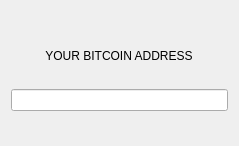
<?xml version="1.0" encoding="UTF-8"?>
<ui version="4.0">
 <class>recievebitcoin</class>
 <widget class="QDialog" name="recievebitcoin">
  <property name="geometry">
   <rect>
    <x>0</x>
    <y>0</y>
    <width>239</width>
    <height>128</height>
   </rect>
  </property>
  <property name="windowTitle">
   <string>Recieve Bitcoin</string>
  </property>
  <layout class="QGridLayout" name="gridLayout_3">
   <item row="0" column="0">
    <layout class="QGridLayout" name="gridLayout">
     <item row="0" column="0" colspan="3">
      <widget class="QFrame" name="frame">
       <property name="frameShape">
        <enum>QFrame::NoFrame</enum>
       </property>
       <property name="frameShadow">
        <enum>QFrame::Raised</enum>
       </property>
       <layout class="QGridLayout" name="gridLayout_2">
        <item row="0" column="0">
         <widget class="QLabel" name="qrlabel">
          <property name="text">
           <string/>
          </property>
         </widget>
        </item>
       </layout>
      </widget>
     </item>
     <item row="1" column="1">
      <widget class="QLabel" name="label">
       <property name="text">
        <string>YOUR BITCOIN ADDRESS</string>
       </property>
       <property name="alignment">
        <set>Qt::AlignCenter</set>
       </property>
      </widget>
     </item>
     <item row="2" column="0">
      <spacer name="horizontalSpacer">
       <property name="orientation">
        <enum>Qt::Horizontal</enum>
       </property>
       <property name="sizeHint" stdset="0">
        <size>
         <width>40</width>
         <height>20</height>
        </size>
       </property>
      </spacer>
     </item>
     <item row="2" column="2">
      <spacer name="horizontalSpacer_2">
       <property name="orientation">
        <enum>Qt::Horizontal</enum>
       </property>
       <property name="sizeHint" stdset="0">
        <size>
         <width>40</width>
         <height>20</height>
        </size>
       </property>
      </spacer>
     </item>
    </layout>
   </item>
   <item row="2" column="0">
    <widget class="QLabel" name="address_label_1">
     <property name="font">
      <font>
       <pointsize>12</pointsize>
      </font>
     </property>
     <property name="text">
      <string/>
     </property>
     <property name="alignment">
      <set>Qt::AlignCenter</set>
     </property>
    </widget>
   </item>
   <item row="1" column="0">
    <widget class="QLineEdit" name="address_label">
     <property name="readOnly">
      <bool>true</bool>
     </property>
    </widget>
   </item>
  </layout>
 </widget>
 <resources/>
 <connections/>
</ui>
